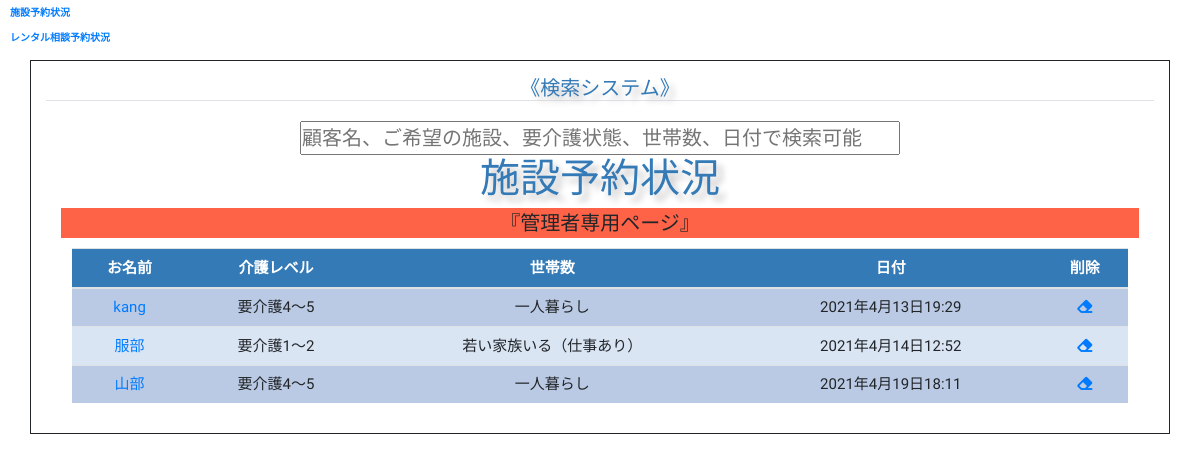
/qsearch/, run on the app's committed database.
### hq/models.py (models this page shows)
class Question(models.Model):
    user=models.OneToOneField(User,on_delete=models.CASCADE, default=1)
    question1 = models.CharField(choices=Q1, max_length=100, default=1)
    question2 = models.CharField(choices=Q2, max_length=100, default=1)
    date = models.DateTimeField(default=datetime.now, blank=True)

### hq/views.py (the view)
# urls.py: path('qsearch/', SearchQuestionView.as_view(), name='qsearch'),
class SearchQuestionView(ListView):
    model = Question
    template_name = 'hq/questionDetail.html'
    def get_queryset(self):
        query = self.request.GET.get('q')
        if query:
            object_list = Question.objects.filter(
                Q(user__username__icontains=query)  | Q(question1__icontains=query)| Q(question2__icontains=query)| Q(date__icontains=query)
            )
        else:
            object_list = Question.objects.all()
        return object_list

### hq/templates/hq/questionDetail.html (shortened to what this page needs)
{% extends 'hq/base.html' %}
{% load crispy_forms_tags %}
{% block content %}
<nav>
    <ul>
		<li class="nav-item"><a href="{% url 'qsearch'%}" class="nav-link font-weight-bold">施設予約状況</a></li>
		<li class="nav-item"><a href="{% url 'search_results'%}" class="nav-link font-weight-bold">レンタル相談予約状況</a></li>
    </ul>
</nav>
<div class="container justify-content-center text-center border-10">
<br>
<h3 class="header-0 border-bottom">《検索システム》</h3>
<br>
<form action="{% url 'qsearch' %}" method="get">
  <input style="width:600px; font-size: 20px" name="q" type="text" placeholder="顧客名、ご希望の施設、要介護状態、世帯数、日付で検索可能">
</form>
<div class="container">
  <h2 class="header">施設予約状況</h2>
  <p style="background-color:tomato; font-size:20px">『管理者専用ページ』</p>
  <table class="table table-hover">
    <thead>
      <tr>
        <th>お名前</th>
        <th>介護レベル</th>
        <th>世帯数</th>
        <th>日付</th>
        <th>削除</th>
      </tr>
    </thead>
    <tbody>
    {% for book in object_list %}
      <tr>
        <td><a class="text-primary post-link" href="{% url 'profile' book.user.pk %}">{{ book.user }}</a></td>
        <td>{{ book.question1 }}</td>
        <td>{{ book.question2 }}</td>
        <td>{{ book.date }}</td>
        <td><a href=""><i class="fas fa-eraser"></i></a></td>
      </tr>
    {% endfor %}
    </tbody>
  </table>
</div>
<br><br>
{% endblock content %}

### static/style.css (style rules this page uses)
* { margin: 0; padding: 0; -webkit-box-sizing: border-box; box-sizing: border-box; -webkit-transition: all .2s linear; transition: all .2s linear; }
html { font-size: 62.5%; scroll-behavior: smooth; }
body { overflow-x: hidden; font-family: 'Kosugi Maru', sans-serif; }

### hq/templates/hq/questionDetail.html (style rules this page uses)
.border-10 { border-style:solid; border-width: 1px; }
.border-bottom { border-width: 2px; }
.table { font-size:15px; text-align:center; width:98%; margin:auto; text-align:center; }
.table tr:nth-child(odd) { background-color: #BBCAE4 }
.table tr:nth-child(even) { background-color: #dae5f4 }
th { background-color: #337ab7; color:white; }
.header { color: #337ab7; font-size: 40px; text-align:center; width: 100%; text-shadow: 6px 6px 6px #c9c6c6; display: block; font-weight: boldder; }
.header-0 { color: #337ab7; font-size: 20px; text-align:center; width: 100%; text-shadow: 6px 6px 6px #c9c6c6; display: block; }

### data on the page
Question: user "kang", question1 "要介護4～5", question2 "一人暮らし", date "2021年4月13日19:29"
Question: user "服部", question1 "要介護1～2", question2 "若い家族いる（仕事あり）", date "2021年4月14日12:52"
Question: user "山部", question1 "要介護4～5", question2 "一人暮らし", date "2021年4月19日18:11"
